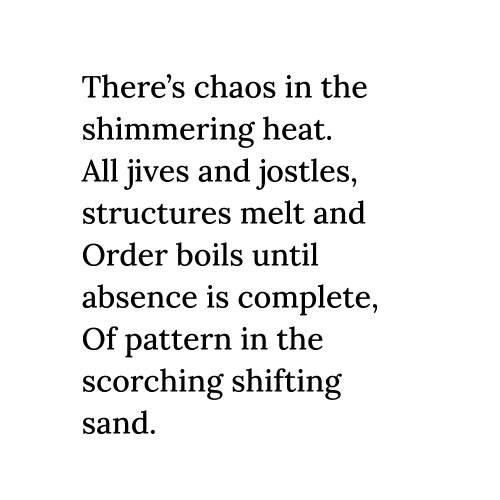
#> input picture poem/image.png, 500 x 500 px
$ jupyter execute --allow-errors compute_distance_field.ipynb   (shell and % lines are left out)
#> lines starting #> are read from the running program, lines starting #| are printed output that depends on the picture; after the words box and inside, x2 and y2 are one past the last pixel; in counts of white or black regions, pixels touching at a corner belong together
[cell 1]
from traceback_with_variables import activate_in_ipython_by_import
from PIL import Image
import numpy as np
im = Image.open("image.png")
#> im is the input picture: PIL image 500x500 RGBA; mean R, G, B, A 0, 0, 0, 14.6
(im.format, im.size, im.mode, np.array(im).shape)

[cell 2]
np.asarray(im)[np.where(np.asarray(im))]

[cell 3]
threshold = 150
src = np.array(im)[:, :, 3] < 150
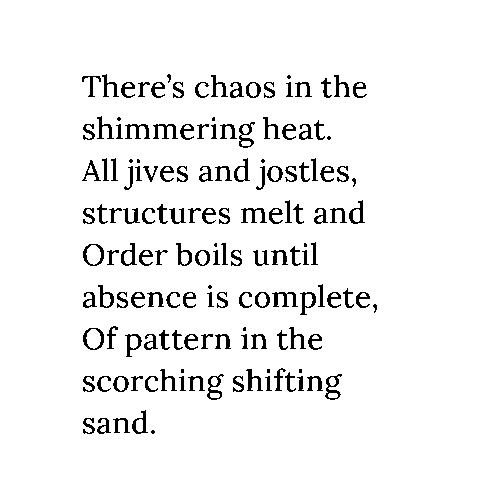
#> src: shape (500, 500) bool; 94.7% white; 150 black regions (15 under 20 px), largest, box (x1, y1, x2, y2) and area: (272, 292, 298, 307) 178, (241, 208, 267, 223) 168, (125, 124, 150, 139) 167

[cell 4]
pixels = np.array(np.where(1 - src))
I = np.arange(src.shape[0]).reshape(-1,1,1)
#> I = 500 values from 0 to 499
J = np.arange(src.shape[1]).reshape(1,-1,1)
#> J = 500 values from 0 to 499

dist = np.ones(src.shape) * 1000
#> (the rest of this cell did not finish here and is left out)

[cell 5]
"""
pixels = np.array(np.where(1 - src))[:, :]
I = np.arange(500).reshape(-1,1,1)
J = np.arange(500).reshape(1,-1,1)

groups = 10

def compute(k):
    i, j = pixels[:, k::groups].reshape(2, 1, 1, -1)
    dist = np.min(np.sqrt((I - i)**2 + (J - j)**2), axis = -1, initial = 1000)
    print(k)
    return dist

import multiprocessing as mpl
with mpl.Pool(4) as p:
    dist = np.min(p.map(compute, range(groups), chunksize = 1), axis = 0)
dist
"""

[cell 6]
quantised = 255 - (dist / np.max(dist) * 255).astype(np.uint8)
#quantised = (quantised % 2) * 255
im2 = Image.fromarray(quantised, mode = 'L')
#> im2: PIL image 500x500 L; every value is 0
im2 = im2.convert("RGBA")
#> im2: PIL image 500x500 RGBA
im2.save('distfield.png')
im2

[cell 7]
from matplotlib import pyplot as plt
f, axes = plt.subplots(ncols = 3, figsize = (15,5))
axes[0].imshow(src)
axes[2].imshow(im2)
vals = np.array(im)[:, :, 3].flatten()
axes[1].hist(vals[vals > 1]);
axes[1].vlines(threshold, *axes[1].get_ylim(), linestyle = '--')
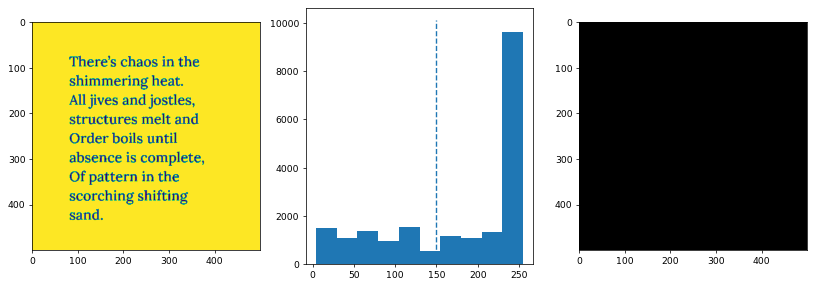
#> figure drawn by matplotlib, 3 panels; panel 2: tallest bar 9639 high, from x = 229.9 to 255

[cell 8]
poem = """What is the value of a fact?
a question theoretical
answers are asymmetrical
given your comfort with abstracts.

You may feel personally attacked
or held within the metrical
we research the aesthetical –
how the world’s forces interact.

Boundaries expanded at college
lead to discoveries anew
this – far from being vanity –
increase our collective knowledge
applied, we hope, life will improve
for the good of humanity.
"""
print("<br>\n".join("".join(f"<span>{word} </span>" for word in line.split()) for line in poem.split('\n')))

[cell 9]
[line.split() for line in poem.split('\n')]

[cell 10]
[line for line in poem.split('\n')]

[cell 11]
#definitions
example_string = "It was the best of times, it was the worst of times."
l = ["one",2,'goal',4,5]

#functions and methods
#functions: print, str

#def name_of_the_function(arg1, arg2, arg3):
    #lines
    #of
    #code
#    return values

def number_reverse(num):
    print(type(num))
    string = str(num)
    print(type(string))
    string = string[::-1]
    print(type(string))
    reversed_num = int(string)
    print(reversed_num)
    return reversed_num

a = number_reverse(123)
a + 1

[cell 12]
#.             0.     1           2
countries = ['UK', 'Germany', 'France']

def countryname_to_code(country):
    if country == 'UK':
        code = 'GB'
    elif country == 'Germany':
        assert(False)
        code = 'DE'
    elif country == 'France':
        code = 'FR'

    return code

#codes = ['GB', 'DE', 'FR']
codes = []
#> (the rest of this cell did not finish here and is left out)

[cell 13]
isUSA = (countries[1] == 'USA')
isUSA

[cell 14]
a = np.random.normal(size= 255)

for i in range(30):
    std = np.std(a)
    print(std, len(a))
    outliers = abs(a) > 2*std
    a = a[~outliers]
print(f'{len(a)/255*100:.2f}')

$ run again, with poem/distfield.png copied over poem/image.png
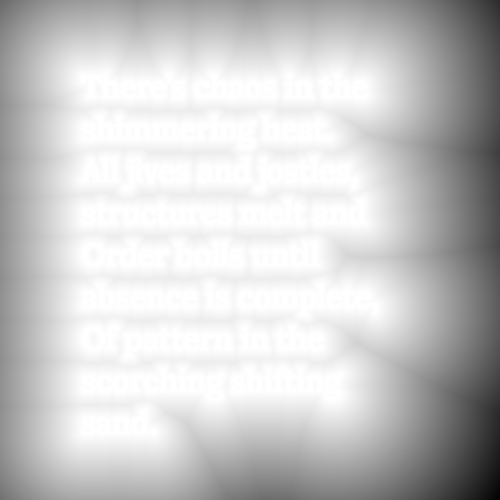
#> input picture poem/distfield.png, 500 x 500 px
#> im is the input picture: PIL image 500x500 RGBA; mean R, G, B, A 201.2, 201.2, 201.2, 255
#> src: shape (500, 500) bool; every value is 0
#> `[cell 7] from matplotlib import pyplot as plt f, axes = plt.subplots(n..`:
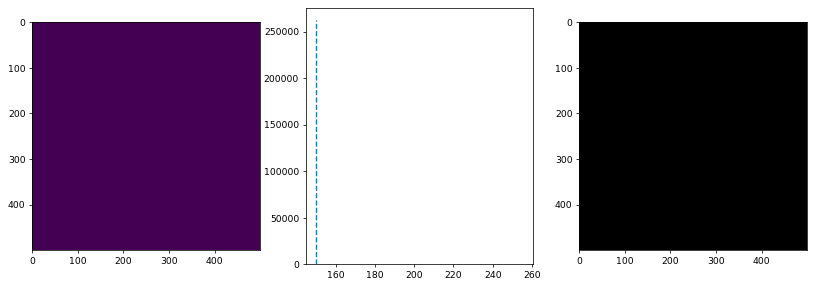
#> figure drawn by matplotlib, 3 panels; panel 2: tallest bar 250000 high, from x = 255 to 255.1
